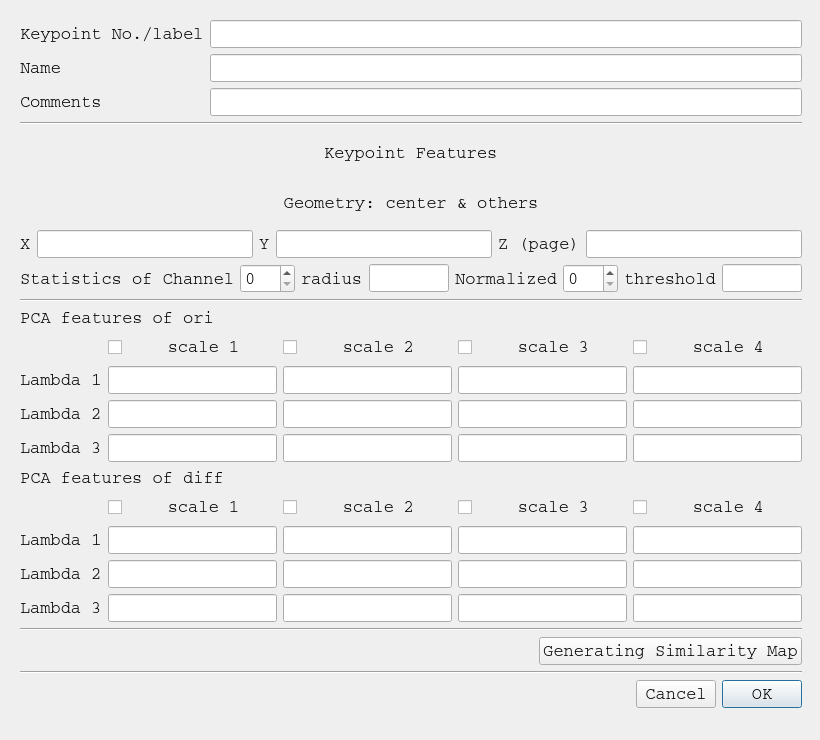
<?xml version="1.0" encoding="UTF-8"?>
<ui version="4.0">
 <class>KeypointFeaturesDialog</class>
 <widget class="QDialog" name="KeypointFeaturesDialog">
  <property name="geometry">
   <rect>
    <x>0</x>
    <y>0</y>
    <width>820</width>
    <height>740</height>
   </rect>
  </property>
  <property name="sizePolicy">
   <sizepolicy hsizetype="Preferred" vsizetype="Preferred">
    <horstretch>0</horstretch>
    <verstretch>0</verstretch>
   </sizepolicy>
  </property>
  <property name="minimumSize">
   <size>
    <width>820</width>
    <height>740</height>
   </size>
  </property>
  <property name="maximumSize">
   <size>
    <width>1000</width>
    <height>740</height>
   </size>
  </property>
  <property name="font">
   <font>
    <family>Courier</family>
    <pointsize>13</pointsize>
    <weight>50</weight>
    <italic>false</italic>
    <bold>false</bold>
    <underline>false</underline>
    <strikeout>false</strikeout>
   </font>
  </property>
  <property name="cursor">
   <cursorShape>PointingHandCursor</cursorShape>
  </property>
  <property name="windowTitle">
   <string>Keypoint Features Vector</string>
  </property>
  <property name="sizeGripEnabled">
   <bool>false</bool>
  </property>
  <widget class="QWidget" name="layoutWidget">
   <property name="geometry">
    <rect>
     <x>20</x>
     <y>20</y>
     <width>782</width>
     <height>688</height>
    </rect>
   </property>
   <layout class="QGridLayout" name="gridLayout_4">
    <item row="0" column="0">
     <layout class="QGridLayout">
      <item row="0" column="0">
       <widget class="QLabel" name="label">
        <property name="text">
         <string>Keypoint No./label</string>
        </property>
       </widget>
      </item>
      <item row="0" column="1">
       <widget class="QLineEdit" name="order">
        <property name="inputMask">
         <string/>
        </property>
        <property name="text">
         <string/>
        </property>
        <property name="maxLength">
         <number>200</number>
        </property>
       </widget>
      </item>
      <item row="1" column="0">
       <widget class="QLabel" name="label_2">
        <property name="text">
         <string>Name</string>
        </property>
       </widget>
      </item>
      <item row="1" column="1">
       <widget class="QLineEdit" name="name">
        <property name="maxLength">
         <number>200</number>
        </property>
       </widget>
      </item>
      <item row="2" column="0">
       <widget class="QLabel" name="label_3">
        <property name="text">
         <string>Comments</string>
        </property>
       </widget>
      </item>
      <item row="2" column="1">
       <widget class="QLineEdit" name="comment">
        <property name="maxLength">
         <number>500</number>
        </property>
       </widget>
      </item>
     </layout>
    </item>
    <item row="1" column="0">
     <widget class="Line" name="line">
      <property name="orientation">
       <enum>Qt::Horizontal</enum>
      </property>
     </widget>
    </item>
    <item row="2" column="0">
     <layout class="QHBoxLayout">
      <item>
       <spacer>
        <property name="orientation">
         <enum>Qt::Horizontal</enum>
        </property>
        <property name="sizeHint" stdset="0">
         <size>
          <width>40</width>
          <height>20</height>
         </size>
        </property>
       </spacer>
      </item>
      <item>
       <widget class="QLabel" name="label_6">
        <property name="text">
         <string>Keypoint Features</string>
        </property>
       </widget>
      </item>
      <item>
       <spacer>
        <property name="orientation">
         <enum>Qt::Horizontal</enum>
        </property>
        <property name="sizeHint" stdset="0">
         <size>
          <width>40</width>
          <height>20</height>
         </size>
        </property>
       </spacer>
      </item>
     </layout>
    </item>
    <item row="3" column="0">
     <widget class="QLabel" name="label_4">
      <property name="text">
       <string>Geometry: center &amp; others</string>
      </property>
      <property name="alignment">
       <set>Qt::AlignCenter</set>
      </property>
     </widget>
    </item>
    <item row="4" column="0">
     <layout class="QHBoxLayout" name="horizontalLayout_2">
      <item>
       <widget class="QLabel" name="label_x">
        <property name="text">
         <string>X</string>
        </property>
       </widget>
      </item>
      <item>
       <widget class="QLineEdit" name="coord_x">
        <property name="maxLength">
         <number>5</number>
        </property>
       </widget>
      </item>
      <item>
       <widget class="QLabel" name="label_y">
        <property name="text">
         <string>Y</string>
        </property>
       </widget>
      </item>
      <item>
       <widget class="QLineEdit" name="coord_y">
        <property name="maxLength">
         <number>5</number>
        </property>
       </widget>
      </item>
      <item>
       <widget class="QLabel" name="label_z">
        <property name="text">
         <string>Z (page)</string>
        </property>
       </widget>
      </item>
      <item>
       <widget class="QLineEdit" name="coord_z">
        <property name="font">
         <font>
          <pointsize>13</pointsize>
         </font>
        </property>
        <property name="maxLength">
         <number>5</number>
        </property>
       </widget>
      </item>
     </layout>
    </item>
    <item row="5" column="0">
     <layout class="QHBoxLayout" name="horizontalLayout_3">
      <item>
       <widget class="QLabel" name="label_channel">
        <property name="text">
         <string>Statistics of Channel</string>
        </property>
        <property name="alignment">
         <set>Qt::AlignCenter</set>
        </property>
       </widget>
      </item>
      <item>
       <widget class="QSpinBox" name="statistics_channel"/>
      </item>
      <item>
       <widget class="QLabel" name="label_r">
        <property name="text">
         <string>radius</string>
        </property>
       </widget>
      </item>
      <item>
       <widget class="QLineEdit" name="radius">
        <property name="maxLength">
         <number>5</number>
        </property>
       </widget>
      </item>
      <item>
       <widget class="QLabel" name="label_normalized">
        <property name="text">
         <string>Normalized</string>
        </property>
        <property name="alignment">
         <set>Qt::AlignCenter</set>
        </property>
       </widget>
      </item>
      <item>
       <widget class="QSpinBox" name="normalized"/>
      </item>
      <item>
       <widget class="QLabel" name="label_th">
        <property name="text">
         <string>threshold</string>
        </property>
       </widget>
      </item>
      <item>
       <widget class="QLineEdit" name="threshold">
        <property name="maxLength">
         <number>5</number>
        </property>
       </widget>
      </item>
     </layout>
    </item>
    <item row="6" column="0">
     <widget class="Line" name="line_4">
      <property name="orientation">
       <enum>Qt::Horizontal</enum>
      </property>
     </widget>
    </item>
    <item row="7" column="0">
     <layout class="QGridLayout" name="gridLayout_3">
      <item row="0" column="0">
       <layout class="QHBoxLayout" name="horizontalLayout_5">
        <item>
         <widget class="QLabel" name="orilabel">
          <property name="text">
           <string>PCA features of ori</string>
          </property>
          <property name="alignment">
           <set>Qt::AlignCenter</set>
          </property>
         </widget>
        </item>
        <item>
         <spacer name="horizontalSpacer_5">
          <property name="orientation">
           <enum>Qt::Horizontal</enum>
          </property>
          <property name="sizeHint" stdset="0">
           <size>
            <width>40</width>
            <height>20</height>
           </size>
          </property>
         </spacer>
        </item>
       </layout>
      </item>
      <item row="1" column="0">
       <layout class="QGridLayout" name="gridLayout">
        <item row="0" column="0">
         <spacer name="horizontalSpacer_3">
          <property name="orientation">
           <enum>Qt::Horizontal</enum>
          </property>
          <property name="sizeHint" stdset="0">
           <size>
            <width>58</width>
            <height>20</height>
           </size>
          </property>
         </spacer>
        </item>
        <item row="1" column="0">
         <widget class="QLabel" name="label_lambda1_ori">
          <property name="text">
           <string>Lambda 1</string>
          </property>
         </widget>
        </item>
        <item row="1" column="1">
         <widget class="QLineEdit" name="lambda1_ori_r1"/>
        </item>
        <item row="1" column="2">
         <widget class="QLineEdit" name="lambda1_ori_r2"/>
        </item>
        <item row="1" column="3">
         <widget class="QLineEdit" name="lambda1_ori_r3"/>
        </item>
        <item row="1" column="4">
         <widget class="QLineEdit" name="lambda1_ori_r4"/>
        </item>
        <item row="2" column="0">
         <widget class="QLabel" name="label_lambda2_ori">
          <property name="text">
           <string>Lambda 2</string>
          </property>
         </widget>
        </item>
        <item row="2" column="1">
         <widget class="QLineEdit" name="lambda2_ori_r1"/>
        </item>
        <item row="2" column="2">
         <widget class="QLineEdit" name="lambda2_ori_r2"/>
        </item>
        <item row="2" column="3">
         <widget class="QLineEdit" name="lambda2_ori_r3"/>
        </item>
        <item row="2" column="4">
         <widget class="QLineEdit" name="lambda2_ori_r4"/>
        </item>
        <item row="3" column="0">
         <widget class="QLabel" name="label_lambda3_ori">
          <property name="text">
           <string>Lambda 3</string>
          </property>
         </widget>
        </item>
        <item row="3" column="1">
         <widget class="QLineEdit" name="lambda3_ori_r1"/>
        </item>
        <item row="3" column="2">
         <widget class="QLineEdit" name="lambda3_ori_r2"/>
        </item>
        <item row="3" column="3">
         <widget class="QLineEdit" name="lambda3_ori_r3"/>
        </item>
        <item row="3" column="4">
         <widget class="QLineEdit" name="lambda3_ori_r4"/>
        </item>
        <item row="0" column="1">
         <widget class="QCheckBox" name="checkBox_ori_scale1">
          <property name="layoutDirection">
           <enum>Qt::LeftToRight</enum>
          </property>
          <property name="text">
           <string>    scale 1</string>
          </property>
         </widget>
        </item>
        <item row="0" column="2">
         <widget class="QCheckBox" name="checkBox_ori_scale2">
          <property name="text">
           <string>    scale 2</string>
          </property>
         </widget>
        </item>
        <item row="0" column="3">
         <widget class="QCheckBox" name="checkBox_ori_scale3">
          <property name="text">
           <string>    scale 3</string>
          </property>
         </widget>
        </item>
        <item row="0" column="4">
         <widget class="QCheckBox" name="checkBox_ori_scale4">
          <property name="text">
           <string>    scale 4</string>
          </property>
         </widget>
        </item>
       </layout>
      </item>
      <item row="2" column="0">
       <layout class="QHBoxLayout" name="horizontalLayout_6">
        <item>
         <widget class="QLabel" name="difflabel">
          <property name="text">
           <string>PCA features of diff</string>
          </property>
          <property name="alignment">
           <set>Qt::AlignCenter</set>
          </property>
         </widget>
        </item>
        <item>
         <spacer name="horizontalSpacer_6">
          <property name="orientation">
           <enum>Qt::Horizontal</enum>
          </property>
          <property name="sizeHint" stdset="0">
           <size>
            <width>40</width>
            <height>20</height>
           </size>
          </property>
         </spacer>
        </item>
       </layout>
      </item>
      <item row="3" column="0">
       <layout class="QGridLayout" name="gridLayout_2">
        <item row="0" column="0">
         <spacer name="horizontalSpacer_4">
          <property name="orientation">
           <enum>Qt::Horizontal</enum>
          </property>
          <property name="sizeHint" stdset="0">
           <size>
            <width>68</width>
            <height>20</height>
           </size>
          </property>
         </spacer>
        </item>
        <item row="1" column="0">
         <widget class="QLabel" name="label_lambda1_diff">
          <property name="text">
           <string>Lambda 1</string>
          </property>
         </widget>
        </item>
        <item row="1" column="1">
         <widget class="QLineEdit" name="lambda1_diff_r1"/>
        </item>
        <item row="1" column="2">
         <widget class="QLineEdit" name="lambda1_diff_r2"/>
        </item>
        <item row="1" column="3">
         <widget class="QLineEdit" name="lambda1_diff_r3"/>
        </item>
        <item row="1" column="4">
         <widget class="QLineEdit" name="lambda1_diff_r4"/>
        </item>
        <item row="2" column="0">
         <widget class="QLabel" name="label_lambda2_diff">
          <property name="text">
           <string>Lambda 2</string>
          </property>
         </widget>
        </item>
        <item row="2" column="1">
         <widget class="QLineEdit" name="lambda2_diff_r1"/>
        </item>
        <item row="2" column="2">
         <widget class="QLineEdit" name="lambda2_diff_r2"/>
        </item>
        <item row="2" column="3">
         <widget class="QLineEdit" name="lambda2_diff_r3"/>
        </item>
        <item row="2" column="4">
         <widget class="QLineEdit" name="lambda2_diff_r4"/>
        </item>
        <item row="3" column="0">
         <widget class="QLabel" name="label_lambda3_diff">
          <property name="text">
           <string>Lambda 3</string>
          </property>
         </widget>
        </item>
        <item row="3" column="1">
         <widget class="QLineEdit" name="lambda3_diff_r1"/>
        </item>
        <item row="3" column="2">
         <widget class="QLineEdit" name="lambda3_diff_r2"/>
        </item>
        <item row="3" column="3">
         <widget class="QLineEdit" name="lambda3_diff_r3"/>
        </item>
        <item row="3" column="4">
         <widget class="QLineEdit" name="lambda3_diff_r4"/>
        </item>
        <item row="0" column="1">
         <widget class="QCheckBox" name="checkBox_diff_scale1">
          <property name="text">
           <string>    scale 1</string>
          </property>
         </widget>
        </item>
        <item row="0" column="2">
         <widget class="QCheckBox" name="checkBox_diff_scale2">
          <property name="text">
           <string>    scale 2</string>
          </property>
         </widget>
        </item>
        <item row="0" column="3">
         <widget class="QCheckBox" name="checkBox_diff_scale3">
          <property name="text">
           <string>    scale 3</string>
          </property>
         </widget>
        </item>
        <item row="0" column="4">
         <widget class="QCheckBox" name="checkBox_diff_scale4">
          <property name="text">
           <string>    scale 4</string>
          </property>
         </widget>
        </item>
       </layout>
      </item>
     </layout>
    </item>
    <item row="8" column="0">
     <widget class="Line" name="line_2">
      <property name="orientation">
       <enum>Qt::Horizontal</enum>
      </property>
     </widget>
    </item>
    <item row="9" column="0">
     <layout class="QHBoxLayout" name="horizontalLayout">
      <item>
       <spacer name="horizontalSpacer_2">
        <property name="orientation">
         <enum>Qt::Horizontal</enum>
        </property>
        <property name="sizeHint" stdset="0">
         <size>
          <width>148</width>
          <height>20</height>
         </size>
        </property>
       </spacer>
      </item>
      <item>
       <widget class="QPushButton" name="GenSimMap">
        <property name="autoFillBackground">
         <bool>false</bool>
        </property>
        <property name="text">
         <string>Generating Similarity Map</string>
        </property>
       </widget>
      </item>
     </layout>
    </item>
    <item row="10" column="0">
     <widget class="Line" name="line_3">
      <property name="orientation">
       <enum>Qt::Horizontal</enum>
      </property>
     </widget>
    </item>
    <item row="11" column="0">
     <layout class="QHBoxLayout" name="horizontalLayout_4">
      <item>
       <spacer name="horizontalSpacer">
        <property name="orientation">
         <enum>Qt::Horizontal</enum>
        </property>
        <property name="sizeHint" stdset="0">
         <size>
          <width>98</width>
          <height>20</height>
         </size>
        </property>
       </spacer>
      </item>
      <item>
       <widget class="QPushButton" name="cancelButton">
        <property name="text">
         <string>Cancel</string>
        </property>
       </widget>
      </item>
      <item>
       <widget class="QPushButton" name="okButton">
        <property name="text">
         <string>OK</string>
        </property>
        <property name="default">
         <bool>true</bool>
        </property>
       </widget>
      </item>
     </layout>
    </item>
   </layout>
  </widget>
 </widget>
 <resources/>
 <connections/>
</ui>
